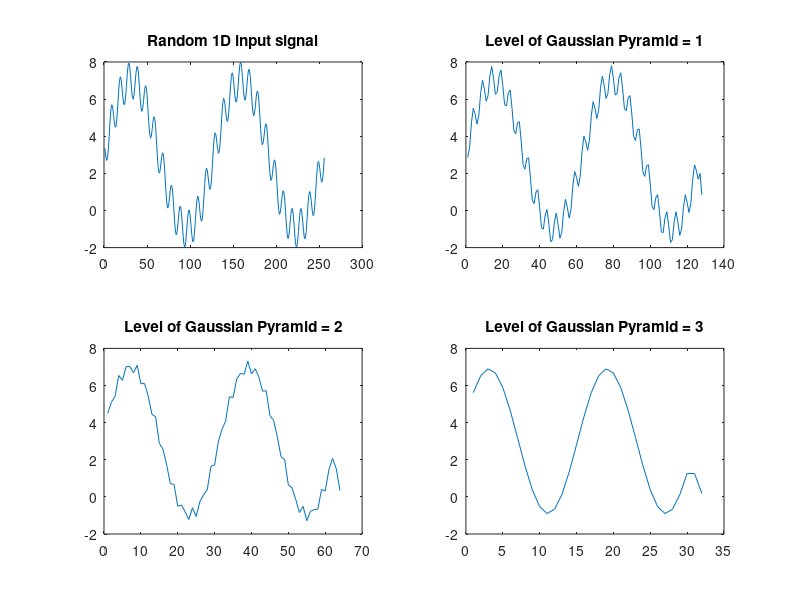

Write the MATLAB code that produced this figure.
close all; clear all; clc

h = 1/16 * [1 4 6 4 1];

n = 256;
n1 = 1:n;
x = 3 + 4*sin(2*pi*n1/128) + cos(2*pi*n1/10+pi/4);
xk{1} = x';

figure
hold on
subplot(2,2,1);
plot(x); title('Random 1D input signal')

for i=1:3
    
    en = [1 zeros(1,n-1)];
    hn = [h zeros(1,n-5)];
    T = toeplitz(1/16*en,hn');
    
    yk = T*xk{i};

    n=n/2;
    I = eye(n);
    xk{i+1} = kron(I,[1 0])*yk;
    
    subplot(2,2,i+1);
    plot(xk{i+1}); title(sprintf('Level of Gaussian Pyramid = %s',num2str(i)))
end
hold off
